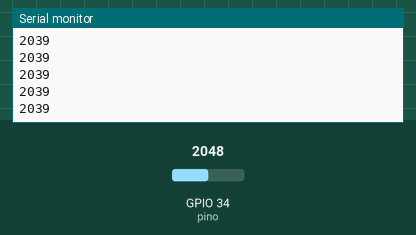
Simulated run of this sketch. Board: ESP32. Parts: the last lines printed to the serial monitor. The inputs (shaded band) are chosen by the test bench; at power-on: GPIO 34 (pino) = 2048.

Above: at 1.2 s.
1.3 s: GPIO 34 (pino) set to 2240
At 2.3 s:
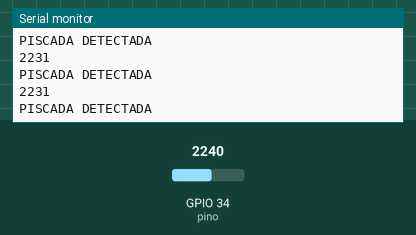
2.8 s: GPIO 34 (pino) set to 2140
At 3.3 s:
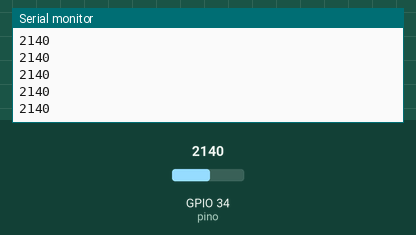
Timing chart, 0 to 4.1 s (numbered marks = the images above; inputs shaded):
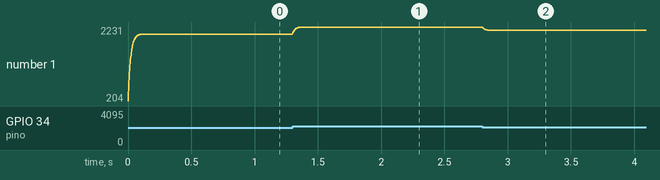

Measured:
- the behaviour switches between 2201 and 2200 on GPIO 34 (pino) (found by bisection; images 1 and 2)
- after the input at 1.3 s, the serial monitor: prints a new line at once (image 1)
- plotted number 1: 2039 → 2231 after the input at 1.3 s

The sketch:

teste1.ino
```cpp
int pino = 34;
int valorFiltrado = 0;

void setup() {
  Serial.begin(230400);
}

void loop() {
  int leitura = analogRead(pino);

  // filtro simples (média)
  valorFiltrado = (valorFiltrado * 0.9) + (leitura * 0.1);

  Serial.println(valorFiltrado);

  // DETECÇÃO
  if (valorFiltrado > 2200) {
    Serial.println("PISCADA DETECTADA");
  }


  delay(2);
}
```
